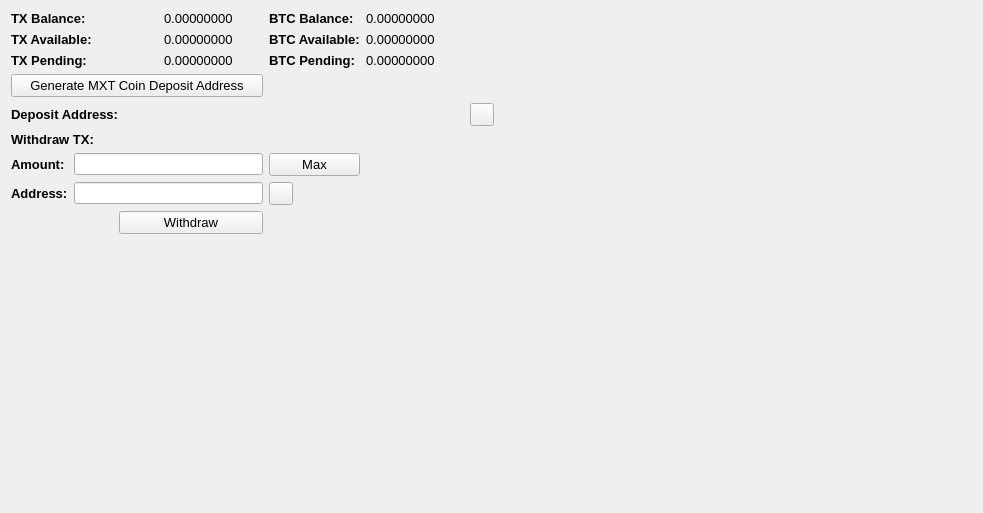
     <widget class="QWidget" name="BalanceTab">
      <attribute name="title">
       <string>Balance</string>
      </attribute>
      <layout class="QGridLayout" name="gridLayout_2">
       <item row="0" column="0" colspan="2">
        <widget class="QLabel" name="label_11">
         <property name="font">
          <font>
           <pointsize>10</pointsize>
           <weight>75</weight>
           <bold>true</bold>
          </font>
         </property>
         <property name="text">
          <string>TX Balance:</string>
         </property>
        </widget>
       </item>
       <item row="0" column="3">
        <widget class="QLabel" name="TXBalanceLabel">
         <property name="font">
          <font>
           <pointsize>10</pointsize>
          </font>
         </property>
         <property name="text">
          <string>0.00000000</string>
         </property>
         <property name="textInteractionFlags">
          <set>Qt::LinksAccessibleByMouse|Qt::TextSelectableByMouse</set>
         </property>
        </widget>
       </item>
       <item row="0" column="4">
        <widget class="QLabel" name="label_12">
         <property name="font">
          <font>
           <pointsize>10</pointsize>
           <weight>75</weight>
           <bold>true</bold>
          </font>
         </property>
         <property name="text">
          <string>BTC Balance:</string>
         </property>
        </widget>
       </item>
       <item row="0" column="5">
        <widget class="QLabel" name="BitcoinBalanceLabel">
         <property name="font">
          <font>
           <pointsize>10</pointsize>
          </font>
         </property>
         <property name="text">
          <string>0.00000000</string>
         </property>
         <property name="textInteractionFlags">
          <set>Qt::LinksAccessibleByMouse|Qt::TextSelectableByMouse</set>
         </property>
        </widget>
       </item>
       <item row="0" column="7" rowspan="10">
        <spacer name="horizontalSpacer_4">
         <property name="orientation">
          <enum>Qt::Horizontal</enum>
         </property>
         <property name="sizeHint" stdset="0">
          <size>
           <width>478</width>
           <height>488</height>
          </size>
         </property>
        </spacer>
       </item>
       <item row="1" column="0" colspan="2">
        <widget class="QLabel" name="label_13">
         <property name="font">
          <font>
           <pointsize>10</pointsize>
           <weight>75</weight>
           <bold>true</bold>
          </font>
         </property>
         <property name="text">
          <string>TX Available:</string>
         </property>
        </widget>
       </item>
       <item row="1" column="3">
        <widget class="QLabel" name="TXAvailableLabel_2">
         <property name="font">
          <font>
           <pointsize>10</pointsize>
          </font>
         </property>
         <property name="text">
          <string>0.00000000</string>
         </property>
         <property name="textInteractionFlags">
          <set>Qt::LinksAccessibleByMouse|Qt::TextSelectableByMouse</set>
         </property>
        </widget>
       </item>
       <item row="1" column="4">
        <widget class="QLabel" name="label_15">
         <property name="font">
          <font>
           <pointsize>10</pointsize>
           <weight>75</weight>
           <bold>true</bold>
          </font>
         </property>
         <property name="text">
          <string>BTC Available:</string>
         </property>
        </widget>
       </item>
       <item row="1" column="5">
        <widget class="QLabel" name="BitcoinAvailableLabel">
         <property name="font">
          <font>
           <pointsize>10</pointsize>
          </font>
         </property>
         <property name="text">
          <string>0.00000000</string>
         </property>
         <property name="textInteractionFlags">
          <set>Qt::LinksAccessibleByMouse|Qt::TextSelectableByMouse</set>
         </property>
        </widget>
       </item>
       <item row="2" column="0" colspan="2">
        <widget class="QLabel" name="label_14">
         <property name="font">
          <font>
           <pointsize>10</pointsize>
           <weight>75</weight>
           <bold>true</bold>
          </font>
         </property>
         <property name="text">
          <string>TX Pending:</string>
         </property>
        </widget>
       </item>
       <item row="2" column="3">
        <widget class="QLabel" name="TXPendingLabel">
         <property name="font">
          <font>
           <pointsize>10</pointsize>
          </font>
         </property>
         <property name="text">
          <string>0.00000000</string>
         </property>
         <property name="textInteractionFlags">
          <set>Qt::LinksAccessibleByMouse|Qt::TextSelectableByMouse</set>
         </property>
        </widget>
       </item>
       <item row="2" column="4">
        <widget class="QLabel" name="label_31">
         <property name="font">
          <font>
           <pointsize>10</pointsize>
           <weight>75</weight>
           <bold>true</bold>
          </font>
         </property>
         <property name="text">
          <string>BTC Pending:</string>
         </property>
        </widget>
       </item>
       <item row="2" column="5">
        <widget class="QLabel" name="BitcoinPendingLabel">
         <property name="font">
          <font>
           <pointsize>10</pointsize>
          </font>
         </property>
         <property name="text">
          <string>0.00000000</string>
         </property>
         <property name="textInteractionFlags">
          <set>Qt::LinksAccessibleByMouse|Qt::TextSelectableByMouse</set>
         </property>
        </widget>
       </item>
       <item row="3" column="0" colspan="4">
        <widget class="QPushButton" name="GenDepositBTN">
         <property name="font">
          <font>
           <pointsize>10</pointsize>
          </font>
         </property>
         <property name="text">
          <string>Generate MXT Coin Deposit Address</string>
         </property>
        </widget>
       </item>
       <item row="4" column="0" colspan="3">
        <widget class="QLabel" name="label_33">
         <property name="font">
          <font>
           <pointsize>10</pointsize>
           <weight>75</weight>
           <bold>true</bold>
          </font>
         </property>
         <property name="text">
          <string>Deposit Address:</string>
         </property>
        </widget>
       </item>
       <item row="4" column="3" colspan="3">
        <widget class="QLabel" name="DepositAddressLabel">
         <property name="minimumSize">
          <size>
           <width>300</width>
           <height>0</height>
          </size>
         </property>
         <property name="palette">
          <palette>
           <active>
            <colorrole role="WindowText">
             <brush brushstyle="SolidPattern">
              <color alpha="255">
               <red>0</red>
               <green>0</green>
               <blue>0</blue>
              </color>
             </brush>
            </colorrole>
            <colorrole role="Text">
             <brush brushstyle="SolidPattern">
              <color alpha="255">
               <red>0</red>
               <green>0</green>
               <blue>255</blue>
              </color>
             </brush>
            </colorrole>
           </active>
           <inactive>
            <colorrole role="WindowText">
             <brush brushstyle="SolidPattern">
              <color alpha="255">
               <red>0</red>
               <green>0</green>
               <blue>0</blue>
              </color>
             </brush>
            </colorrole>
            <colorrole role="Text">
             <brush brushstyle="SolidPattern">
              <color alpha="255">
               <red>0</red>
               <green>0</green>
               <blue>255</blue>
              </color>
             </brush>
            </colorrole>
           </inactive>
           <disabled>
            <colorrole role="WindowText">
             <brush brushstyle="SolidPattern">
              <color alpha="255">
               <red>120</red>
               <green>120</green>
               <blue>120</blue>
              </color>
             </brush>
            </colorrole>
            <colorrole role="Text">
             <brush brushstyle="SolidPattern">
              <color alpha="255">
               <red>120</red>
               <green>120</green>
               <blue>120</blue>
              </color>
             </brush>
            </colorrole>
           </disabled>
          </palette>
         </property>
         <property name="font">
          <font>
           <pointsize>10</pointsize>
           <weight>75</weight>
           <bold>true</bold>
          </font>
         </property>
         <property name="text">
          <string/>
         </property>
         <property name="alignment">
          <set>Qt::AlignRight|Qt::AlignTrailing|Qt::AlignVCenter</set>
         </property>
         <property name="textInteractionFlags">
          <set>Qt::LinksAccessibleByMouse|Qt::TextSelectableByKeyboard|Qt::TextSelectableByMouse</set>
         </property>
        </widget>
       </item>
       <item row="4" column="6">
        <widget class="QToolButton" name="DepositCopyButton">
         <property name="toolTip">
          <string>Copy to clipboard</string>
         </property>
         <property name="text">
          <string/>
         </property>
         <property name="icon">
          <iconset resource="../bitcoin.qrc">
           <normaloff>:/icons/editcopy</normaloff>:/icons/editcopy</iconset>
         </property>
         <property name="shortcut">
          <string>Alt+P</string>
         </property>
        </widget>
       </item>
       <item row="5" column="0" colspan="2">
        <widget class="QLabel" name="label_34">
         <property name="font">
          <font>
           <pointsize>10</pointsize>
           <weight>75</weight>
           <bold>true</bold>
          </font>
         </property>
         <property name="text">
          <string>Withdraw TX:</string>
         </property>
        </widget>
       </item>
       <item row="6" column="0">
        <widget class="QLabel" name="label_26">
         <property name="font">
          <font>
           <pointsize>10</pointsize>
           <weight>75</weight>
           <bold>true</bold>
          </font>
         </property>
         <property name="text">
          <string>Amount:</string>
         </property>
        </widget>
       </item>
       <item row="6" column="1" colspan="3">
        <widget class="QLineEdit" name="WithdrawUnitsInput">
         <property name="font">
          <font>
           <pointsize>9</pointsize>
           <weight>75</weight>
           <bold>true</bold>
          </font>
         </property>
         <property name="text">
          <string/>
         </property>
        </widget>
       </item>
       <item row="6" column="4">
        <widget class="QPushButton" name="Withdraw_Max_Amount">
         <property name="font">
          <font>
           <pointsize>10</pointsize>
          </font>
         </property>
         <property name="text">
          <string>Max</string>
         </property>
        </widget>
       </item>
       <item row="7" column="0">
        <widget class="QLabel" name="label_10">
         <property name="font">
          <font>
           <pointsize>10</pointsize>
           <weight>75</weight>
           <bold>true</bold>
          </font>
         </property>
         <property name="text">
          <string>Address:</string>
         </property>
        </widget>
       </item>
       <item row="7" column="1" colspan="3">
        <widget class="QLineEdit" name="WithdrawAddress">
         <property name="font">
          <font>
           <pointsize>9</pointsize>
           <weight>75</weight>
           <bold>true</bold>
          </font>
         </property>
        </widget>
       </item>
       <item row="7" column="4">
        <widget class="QToolButton" name="WithdrawPasteButton">
         <property name="toolTip">
          <string>Paste from clipboard</string>
         </property>
         <property name="text">
          <string/>
         </property>
         <property name="icon">
          <iconset resource="../bitcoin.qrc">
           <normaloff>:/icons/editpaste</normaloff>:/icons/editpaste</iconset>
         </property>
         <property name="shortcut">
          <string>Alt+P</string>
         </property>
        </widget>
       </item>
       <item row="8" column="2" colspan="2">
        <widget class="QPushButton" name="WithdrawUnitsBtn">
         <property name="font">
          <font>
           <pointsize>10</pointsize>
          </font>
         </property>
         <property name="text">
          <string>Withdraw</string>
         </property>
        </widget>
       </item>
       <item row="9" column="0" colspan="6">
        <spacer name="verticalSpacer">
         <property name="orientation">
          <enum>Qt::Vertical</enum>
         </property>
         <property name="sizeHint" stdset="0">
          <size>
           <width>428</width>
           <height>262</height>
          </size>
         </property>
        </spacer>
       </item>
      </layout>
      <zorder>label_31</zorder>
      <zorder>label_15</zorder>
      <zorder>label_12</zorder>
      <zorder>label_14</zorder>
      <zorder>label_13</zorder>
      <zorder>label_11</zorder>
      <zorder>BitcoinBalanceLabel</zorder>
      <zorder>TXBalanceLabel</zorder>
      <zorder>TXAvailableLabel_2</zorder>
      <zorder>TXPendingLabel</zorder>
      <zorder>BitcoinAvailableLabel</zorder>
      <zorder>BitcoinPendingLabel</zorder>
      <zorder>label_33</zorder>
      <zorder>GenDepositBTN</zorder>
      <zorder>DepositAddressLabel</zorder>
      <zorder>Withdraw_Max_Amount</zorder>
      <zorder>label_34</zorder>
      <zorder>WithdrawUnitsInput</zorder>
      <zorder>label_10</zorder>
      <zorder>label_26</zorder>
      <zorder>WithdrawAddress</zorder>
      <zorder>WithdrawUnitsBtn</zorder>
      <zorder>horizontalSpacer_4</zorder>
      <zorder>verticalSpacer</zorder>
      <zorder>WithdrawPasteButton</zorder>
      <zorder>DepositCopyButton</zorder>
     </widget>
